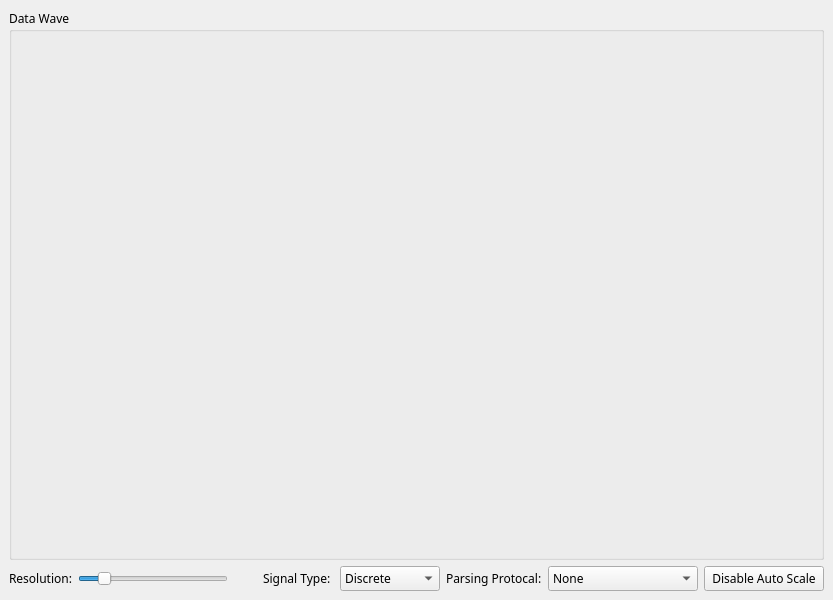
<?xml version="1.0" encoding="UTF-8"?>
<ui version="4.0">
 <class>WaveWindow</class>
 <widget class="QMainWindow" name="WaveWindow">
  <property name="windowModality">
   <enum>Qt::WindowModal</enum>
  </property>
  <property name="geometry">
   <rect>
    <x>0</x>
    <y>0</y>
    <width>833</width>
    <height>600</height>
   </rect>
  </property>
  <property name="sizePolicy">
   <sizepolicy hsizetype="Preferred" vsizetype="Preferred">
    <horstretch>0</horstretch>
    <verstretch>0</verstretch>
   </sizepolicy>
  </property>
  <property name="font">
   <font>
    <family>微软雅黑</family>
   </font>
  </property>
  <property name="windowTitle">
   <string>OSC-Window</string>
  </property>
  <property name="styleSheet">
   <string notr="true"/>
  </property>
  <widget class="QWidget" name="centralwidget">
   <layout class="QGridLayout" name="gridLayout">
    <item row="2" column="0">
     <layout class="QHBoxLayout" name="horizontalLayout_2">
      <item>
       <widget class="QLabel" name="labelResolution">
        <property name="text">
         <string>Resolution:</string>
        </property>
       </widget>
      </item>
      <item>
       <widget class="QSlider" name="horizontalSliderXResolution">
        <property name="sizePolicy">
         <sizepolicy hsizetype="Fixed" vsizetype="Fixed">
          <horstretch>0</horstretch>
          <verstretch>0</verstretch>
         </sizepolicy>
        </property>
        <property name="minimumSize">
         <size>
          <width>150</width>
          <height>0</height>
         </size>
        </property>
        <property name="maximumSize">
         <size>
          <width>150</width>
          <height>16777215</height>
         </size>
        </property>
        <property name="minimum">
         <number>10</number>
        </property>
        <property name="maximum">
         <number>300</number>
        </property>
        <property name="singleStep">
         <number>5</number>
        </property>
        <property name="pageStep">
         <number>5</number>
        </property>
        <property name="value">
         <number>50</number>
        </property>
        <property name="orientation">
         <enum>Qt::Horizontal</enum>
        </property>
       </widget>
      </item>
      <item>
       <spacer name="horizontalSpacer">
        <property name="orientation">
         <enum>Qt::Horizontal</enum>
        </property>
        <property name="sizeHint" stdset="0">
         <size>
          <width>40</width>
          <height>20</height>
         </size>
        </property>
       </spacer>
      </item>
      <item>
       <widget class="QLabel" name="labelSignalType">
        <property name="text">
         <string>Signal Type: </string>
        </property>
       </widget>
      </item>
      <item>
       <widget class="QComboBox" name="comboBoxSignalType">
        <property name="sizePolicy">
         <sizepolicy hsizetype="Fixed" vsizetype="Fixed">
          <horstretch>0</horstretch>
          <verstretch>0</verstretch>
         </sizepolicy>
        </property>
        <property name="minimumSize">
         <size>
          <width>100</width>
          <height>0</height>
         </size>
        </property>
        <property name="maximumSize">
         <size>
          <width>100</width>
          <height>16777215</height>
         </size>
        </property>
        <item>
         <property name="text">
          <string>Discrete</string>
         </property>
        </item>
        <item>
         <property name="text">
          <string>Continuous</string>
         </property>
        </item>
       </widget>
      </item>
      <item>
       <widget class="QLabel" name="labelProtocalInicator">
        <property name="sizePolicy">
         <sizepolicy hsizetype="Fixed" vsizetype="Fixed">
          <horstretch>0</horstretch>
          <verstretch>0</verstretch>
         </sizepolicy>
        </property>
        <property name="text">
         <string>Parsing Protocal:</string>
        </property>
       </widget>
      </item>
      <item>
       <widget class="QComboBox" name="comboBoxProtocalSelector">
        <property name="sizePolicy">
         <sizepolicy hsizetype="Fixed" vsizetype="Fixed">
          <horstretch>0</horstretch>
          <verstretch>0</verstretch>
         </sizepolicy>
        </property>
        <property name="minimumSize">
         <size>
          <width>150</width>
          <height>25</height>
         </size>
        </property>
        <property name="maximumSize">
         <size>
          <width>150</width>
          <height>25</height>
         </size>
        </property>
        <property name="font">
         <font>
          <family>微软雅黑</family>
         </font>
        </property>
        <property name="currentText">
         <string>None</string>
        </property>
        <item>
         <property name="text">
          <string>None</string>
         </property>
        </item>
        <item>
         <property name="text">
          <string>Think Gear AM (unavailabe yet)</string>
         </property>
        </item>
       </widget>
      </item>
      <item>
       <widget class="QPushButton" name="pushButtonCloseAutoScale">
        <property name="sizePolicy">
         <sizepolicy hsizetype="Fixed" vsizetype="Fixed">
          <horstretch>0</horstretch>
          <verstretch>0</verstretch>
         </sizepolicy>
        </property>
        <property name="minimumSize">
         <size>
          <width>120</width>
          <height>25</height>
         </size>
        </property>
        <property name="maximumSize">
         <size>
          <width>120</width>
          <height>25</height>
         </size>
        </property>
        <property name="text">
         <string>Disable Auto Scale</string>
        </property>
       </widget>
      </item>
     </layout>
    </item>
    <item row="1" column="0">
     <layout class="QGridLayout" name="gridLayout_6">
      <item row="0" column="0">
       <widget class="QGroupBox" name="groupBox">
        <property name="sizePolicy">
         <sizepolicy hsizetype="Expanding" vsizetype="Expanding">
          <horstretch>0</horstretch>
          <verstretch>0</verstretch>
         </sizepolicy>
        </property>
        <property name="minimumSize">
         <size>
          <width>640</width>
          <height>480</height>
         </size>
        </property>
        <property name="font">
         <font>
          <family>微软雅黑</family>
          <pointsize>9</pointsize>
         </font>
        </property>
        <property name="title">
         <string>Data Wave</string>
        </property>
        <layout class="QGridLayout" name="gridLayout_2">
         <item row="0" column="0">
          <layout class="QGridLayout" name="gridLayout_3">
           <item row="0" column="0">
            <widget class="QCustomPlot" name="widgetQCustomPlot" native="true">
             <property name="sizePolicy">
              <sizepolicy hsizetype="Expanding" vsizetype="Expanding">
               <horstretch>0</horstretch>
               <verstretch>0</verstretch>
              </sizepolicy>
             </property>
             <property name="minimumSize">
              <size>
               <width>0</width>
               <height>0</height>
              </size>
             </property>
             <property name="baseSize">
              <size>
               <width>0</width>
               <height>0</height>
              </size>
             </property>
             <property name="font">
              <font>
               <family>微软雅黑</family>
              </font>
             </property>
            </widget>
           </item>
          </layout>
         </item>
        </layout>
       </widget>
      </item>
     </layout>
    </item>
   </layout>
  </widget>
 </widget>
 <customwidgets>
  <customwidget>
   <class>QCustomPlot</class>
   <extends>QWidget</extends>
   <header location="global">qcustomplot.h</header>
   <container>1</container>
  </customwidget>
 </customwidgets>
 <resources/>
 <connections/>
</ui>
